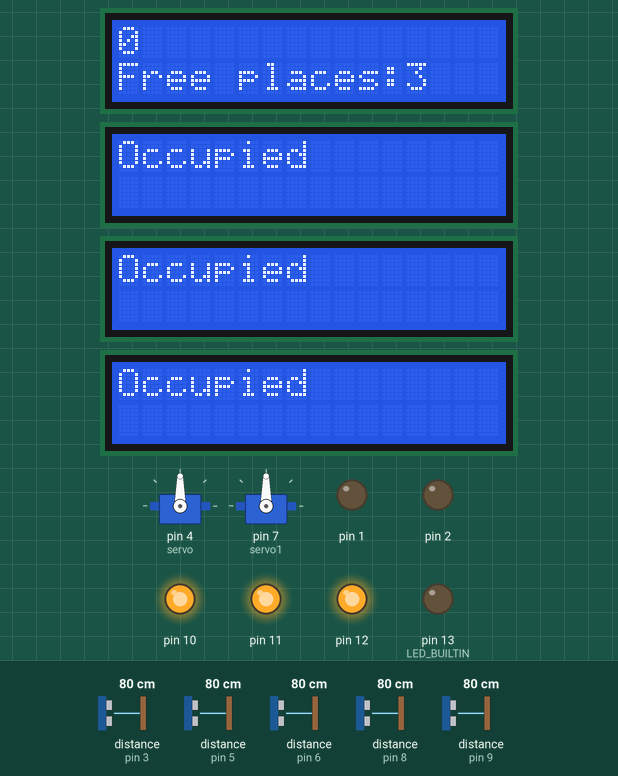
This sketch was run on a simulated Arduino Uno, built with avr-gcc and run on an emulated ATmega328P. On the bench: 2 × servo, 4 × 16×2 character LCD, output pins drawn as LEDs (lit = HIGH). The test bench sets the inputs (shaded band); at power-on: distance to the obstacle (sensors on pin 3, pin 5, pin 6, pin 8, pin 9) 80 cm. The echo pulse lasts 58.3 µs per cm.

Above: at 1.4 s.
1.5 s: distance to the obstacle (sensor on pin 3) set to 96 cm
3.0 s: distance to the obstacle (sensor on pin 3) set to 103 cm
At 4.2 s:
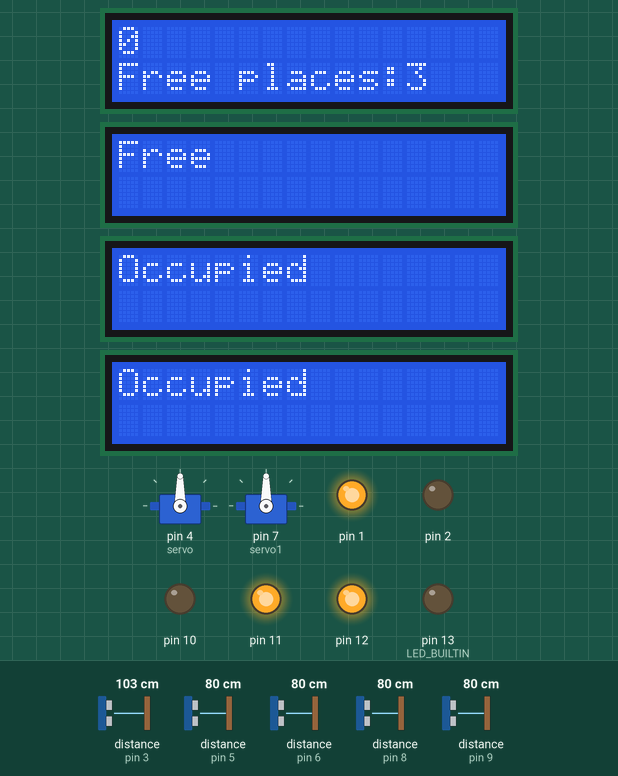
4.5 s: distance to the obstacle (sensor on pin 5) set to 95 cm
6.0 s: distance to the obstacle (sensor on pin 5) set to 104 cm
At 7.2 s:
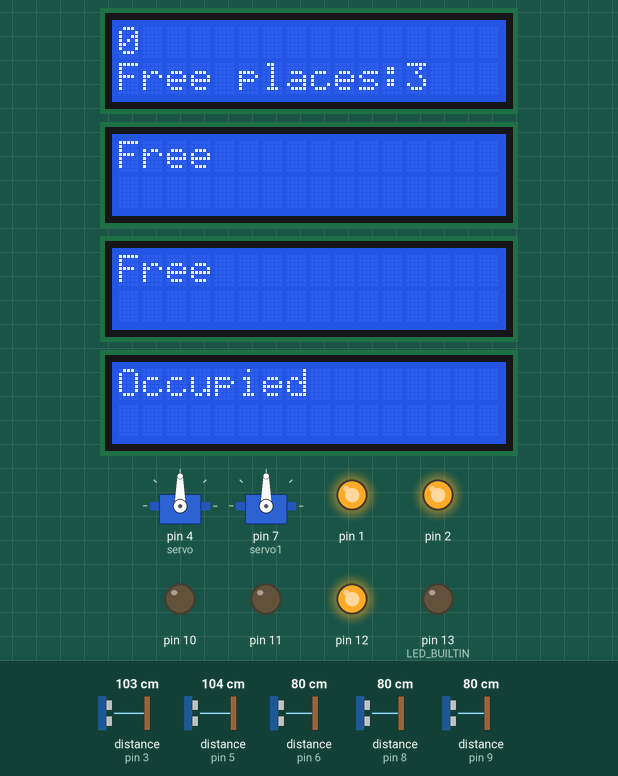
7.5 s: distance to the obstacle (sensor on pin 6) set to 97 cm
At 10.37 s:
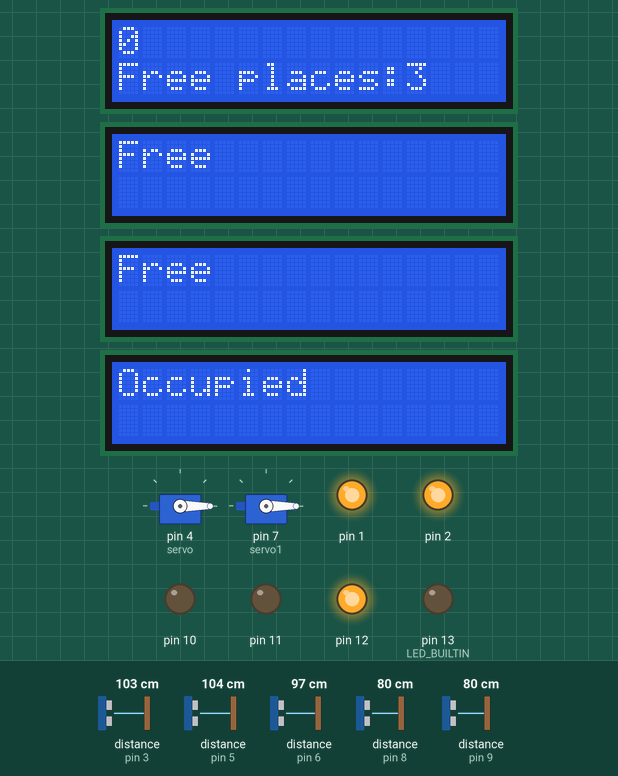
10.5 s: distance to the obstacle (sensor on pin 6) set to 104 cm
At 11.8 s:
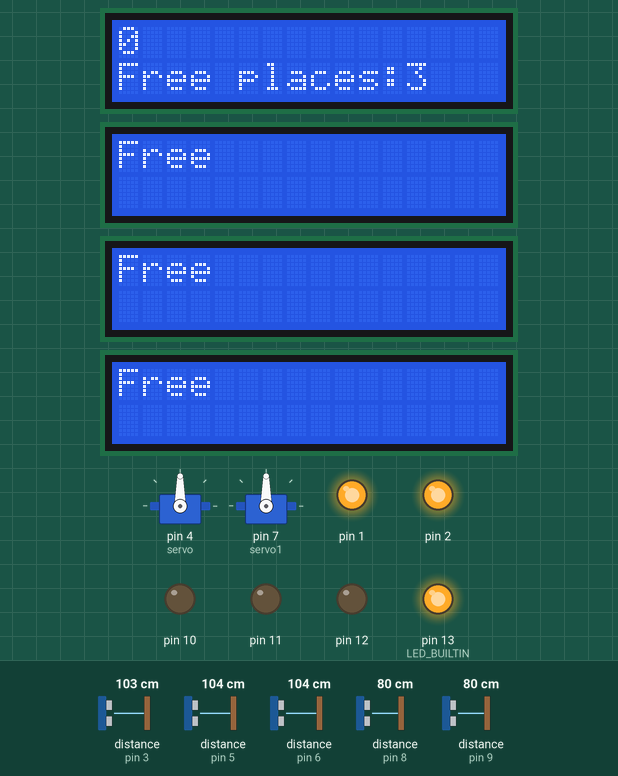
Timing chart, 0 to 32.1 s (numbered marks = the images above; inputs shaded):
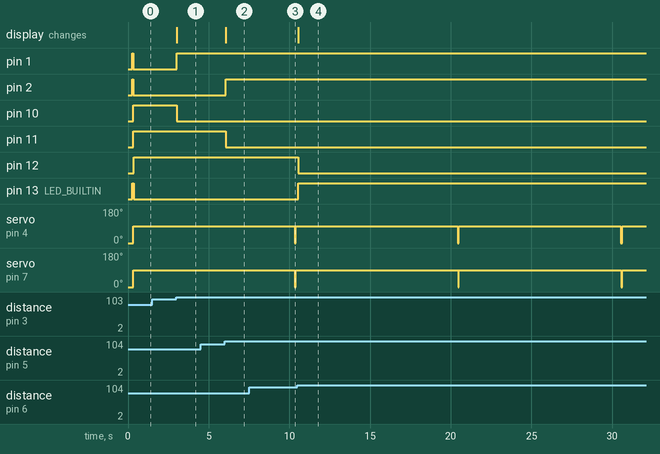

The sketch:

parking1.ino
```cpp
#include <Servo.h>

#include <LiquidCrystal_I2C.h>

LiquidCrystal_I2C lcd(0x20, 16,2);
LiquidCrystal_I2C lcd1(0x21, 16,2);
LiquidCrystal_I2C lcd2(0x22, 16,2);
LiquidCrystal_I2C lcd3(0x23, 16,2);

Servo servo;
Servo servo1;

long duration = 0;
long cm = 0;
long duration1 = 0;
long cm1 = 0;
long duration2 = 0;
long cm2 = 0;
long duration3 = 0;
long cm3 = 0;
long duration4 = 0;
long cm4 = 0;
unsigned int num = 0;
unsigned long millisPrev = 0;
unsigned long millisPrev1 = 0;
bool gateOpen = false;
bool gateOpen1 = false;
unsigned int freeSpace = 3;
void setup()
{
  servo.attach(4);
  servo1.attach(7);
  servo.write(0);
  servo1.write(0);
  lcd.init();
  lcd1.init();
  lcd2.init();
  lcd3.init();
  lcd.backlight();
  lcd1.backlight();
  lcd2.backlight();
  lcd3.backlight();
  pinMode(12, OUTPUT);
  pinMode(11, OUTPUT);
  pinMode(10, OUTPUT);
  pinMode(LED_BUILTIN, OUTPUT);
  pinMode(2, OUTPUT);
  pinMode(1, OUTPUT);
  digitalWrite(LED_BUILTIN, HIGH);
  digitalWrite(2, HIGH);
  digitalWrite(1, HIGH);
  lcd1.setCursor(0,0);
  lcd1.print("Free");
  lcd2.setCursor(0,0);
  lcd2.print("Free");
  lcd3.setCursor(0,0);
  lcd3.print("Free");
}
void loop()
{
  lcd.setCursor(0,0);
  lcd.print(num);
  lcd.setCursor(0,1);
  lcd.print("Free places:");
  lcd.print(freeSpace);
  pinMode(8, OUTPUT);
  digitalWrite(8, LOW);
  delayMicroseconds(3);
  digitalWrite(8, HIGH);
  delayMicroseconds(5);
  digitalWrite(8, LOW);
  pinMode(8, INPUT);
  duration = pulseIn(8, HIGH);
  cm = duration / 29 / 2;
  if (cm <= 100 && gateOpen == false)
  {
    servo.write(90);
    gateOpen = true;
    millisPrev = millis();
  }
  if (gateOpen == true)
    {
    if(millis() - millisPrev >= 10000)
    {
    servo.write(0);
    gateOpen = false;
    num ++;
    freeSpace --;
    lcd.clear();
    lcd.setCursor(0,0);
    lcd.print(num);
    lcd.setCursor(0,1);
    lcd.print("Free places:");
    lcd.print(freeSpace);
    }
    }
  pinMode(9, OUTPUT);
  digitalWrite(9, LOW);
  delayMicroseconds(3);
  digitalWrite(9, HIGH);
  delayMicroseconds(5);
  digitalWrite(9, LOW);
  pinMode(9, INPUT);
  duration1 = pulseIn(9, HIGH);
  cm1 = duration1 / 29 / 2;
  if (cm1 <= 100 && gateOpen1 == false)
  {
    servo1.write(90);
    gateOpen1 = true;
    millisPrev1 = millis();
  }
  if (gateOpen1 == true)
    {
    if(millis() - millisPrev1 >= 10000)
    {
    servo1.write(0);
    gateOpen1 = false;
    num --;
    freeSpace ++;
    lcd.clear();
    lcd.setCursor(0,0);
    lcd.print(num);
    lcd.setCursor(0,1);
    lcd.print("Free places:");
    lcd.print(freeSpace);
    }
    }
  pinMode(3, OUTPUT);
  digitalWrite(3, LOW);
  delayMicroseconds(3);
  digitalWrite(3, HIGH);
  delayMicroseconds(5);
  digitalWrite(3, LOW);
  pinMode(3, INPUT);
  duration2 = pulseIn(3, HIGH);
  cm2 = duration2 / 29 / 2;
  if (cm2 <= 100 && digitalRead(10) == LOW)
  {
    lcd1.clear();
    lcd1.setCursor(0,0);
    lcd1.print("Occupied");
    digitalWrite(1, LOW);
    digitalWrite(10, HIGH);
  }
  else if (cm2 > 100 && digitalRead(10) == HIGH)
  {
    lcd1.clear();
    lcd1.setCursor(0,0);
    lcd1.print("Free");
    digitalWrite(1, HIGH);
    digitalWrite(10, LOW);
  }
  pinMode(5, OUTPUT);
  digitalWrite(5, LOW);
  delayMicroseconds(3);
  digitalWrite(5, HIGH);
  delayMicroseconds(5);
  digitalWrite(5, LOW);
  pinMode(5, INPUT);
  duration3 = pulseIn(5, HIGH);
  cm3 = duration3 / 29 / 2;
  if (cm3 <= 100 && digitalRead(11) == LOW)
  {
    lcd2.clear();
    lcd2.setCursor(0,0);
    lcd2.print("Occupied");
    digitalWrite(2, LOW);
    digitalWrite(11, HIGH);
  }
  else if (cm3 > 100 && digitalRead(11) == HIGH)
  {
    lcd2.clear();
    lcd2.setCursor(0,0);
    lcd2.print("Free");
    digitalWrite(2, HIGH);
    digitalWrite(11, LOW);
  }
  pinMode(6, OUTPUT);
  digitalWrite(6, LOW);
  delayMicroseconds(3);
  digitalWrite(6, HIGH);
  delayMicroseconds(5);
  digitalWrite(6, LOW);
  pinMode(6, INPUT);
  duration4 = pulseIn(6, HIGH);
  cm4 = duration4 / 29 / 2;
  if (cm4 <= 100 && digitalRead(12) == LOW)
  {
    lcd3.clear();
    lcd3.setCursor(0,0);
    lcd3.print("Occupied");
    digitalWrite(LED_BUILTIN, LOW);
    digitalWrite(12, HIGH);
  }
  else if (cm4 > 100 && digitalRead(12) == HIGH)
  {
    lcd3.clear();
    lcd3.setCursor(0,0);
    lcd3.print("Free");
    digitalWrite(LED_BUILTIN, HIGH);
    digitalWrite(12, LOW);
  }
}
```

Measured:
- the behaviour switches between 100 and 101 cm on distance to the obstacle (sensor on pin 3) (found by bisection; images 0 and 1)
- the behaviour switches between 100 and 101 cm on distance to the obstacle (sensor on pin 5) (found by bisection; images 1 and 2)
- the behaviour switches between 100 and 101 cm on distance to the obstacle (sensor on pin 6) (found by bisection; images 3 and 4)
- after the input at 1.5 s, every drawn part: stays the same
- after the input at 3.0 s, pin 1: LOW → HIGH at once; pin 10: HIGH → LOW at once; the display: changes at once (image 1)
- after the input at 4.5 s, every drawn part: stays the same
- after the input at 6.0 s, pin 2: LOW → HIGH after 0.05 s; pin 11: HIGH → LOW after 0.05 s; the display: changes after 0.05 s (image 2)
- after the input at 10.5 s, pin 12: HIGH → LOW after 0.05 s; pin 13 (LED_BUILTIN): LOW → HIGH after 0.05 s; the display: changes after 0.05 s (image 4)
- by itself, servo on pin 4 (servo): alternates 90° for 10.0 s and 0° for 0.07 s
